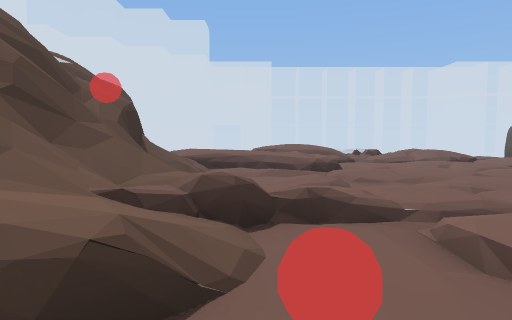
view 1 (above)

18 first-person views from a walk through a Godot game level. The camera is 1.5 m above the floor, tilts 4° down and sees 70° across. The floor is counted in squares, 2 m on a side. Each view is taken from the middle of a square. On the plan, view 1 faces up. The plan holds only what a view shows up to about 11 squares ahead; the rest is blank.

view 2
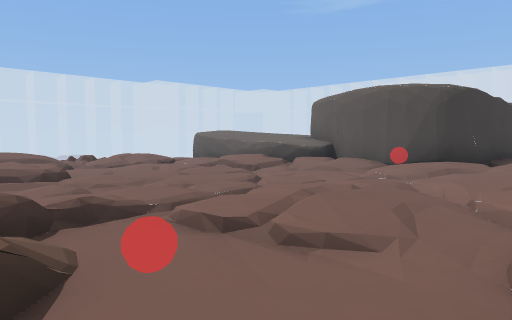

view 3
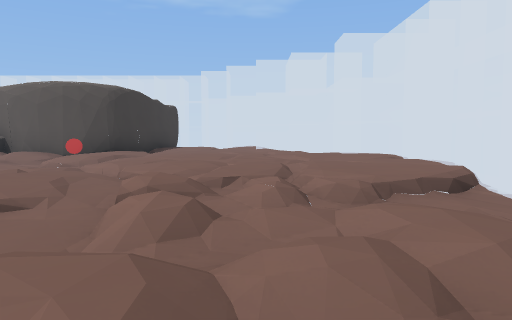

view 4
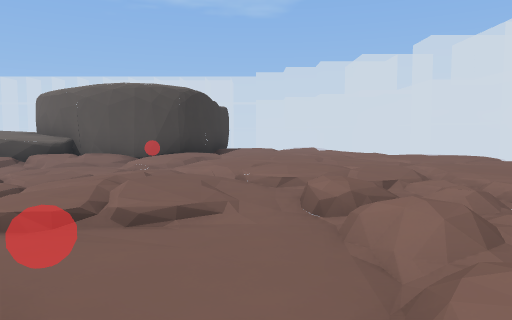

view 5
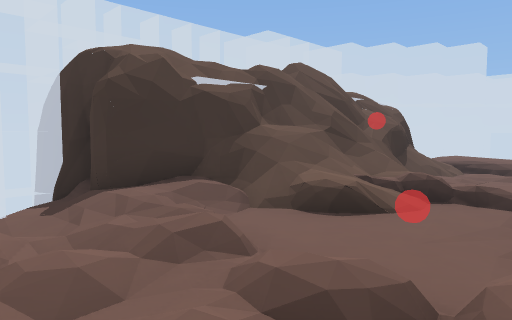

view 6
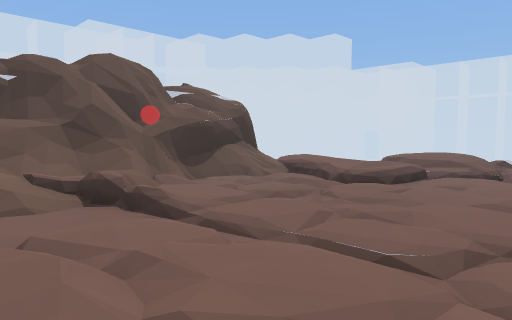

view 7
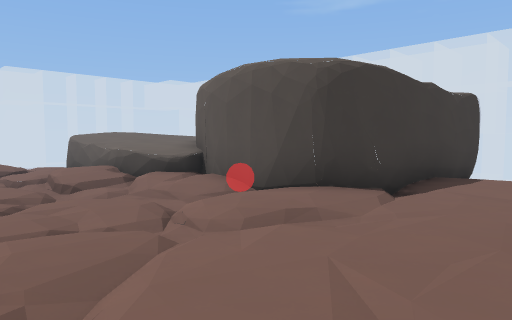

view 8
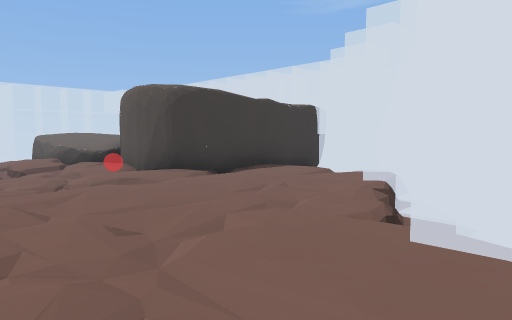

view 9
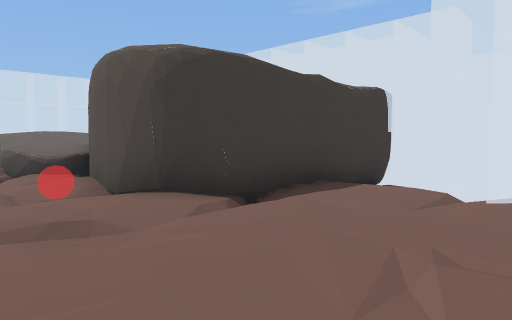

view 10
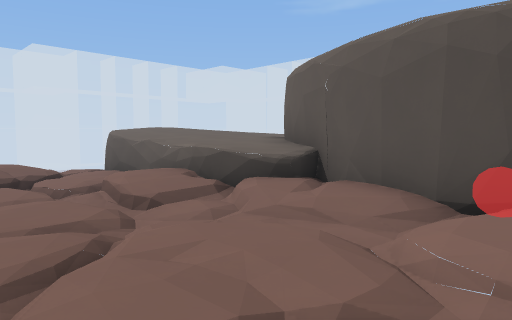

view 11
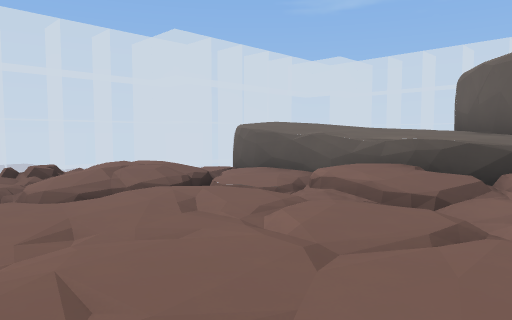

view 12
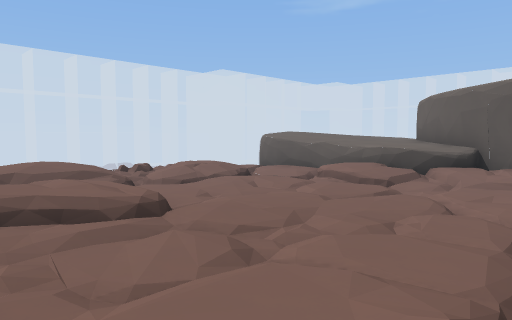

view 13
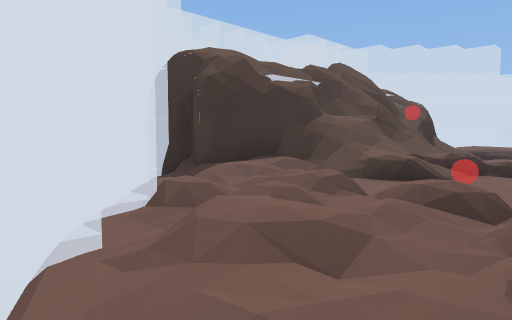

view 14
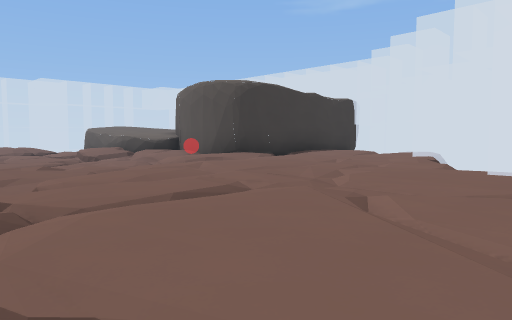

view 15
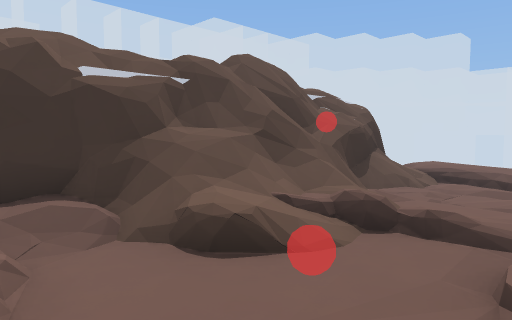

view 16
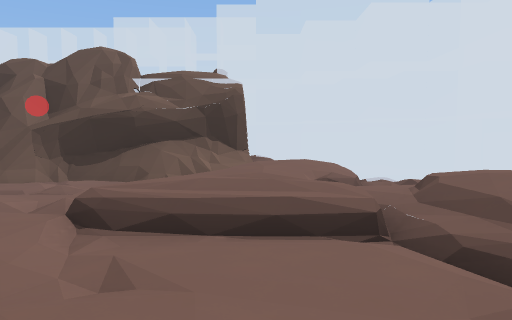

view 17
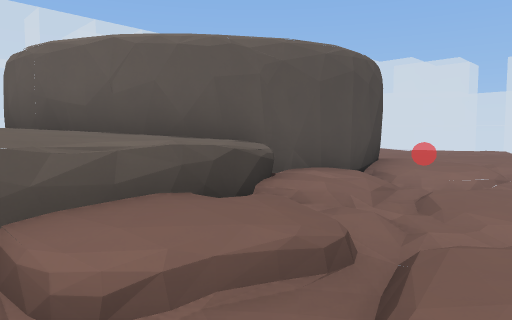

view 18
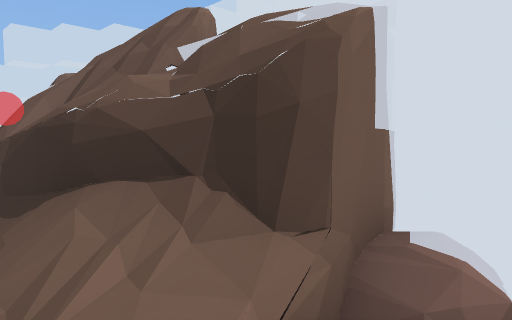

### Floor plan
Key: @ floor where view 1 was taken; # wall or solid block; x gap in a wall; . main floor; : floor 0.25 m higher than the main floor; - floor 0.25 m lower than the main floor; _ floor 0.5 m lower than the main floor; < floor 0.75 m lower than the main floor; + floor 5 m higher than the main floor; / step, stairs or slope; = window, fence, low wall or low ledge; ^ raised ledge; v drop or lower ground.
Columns run from 5 left of view 1 to 13 right of it. Each row starts with its distance up from view 1.
 13         # v
 12     v  ==_.. #
 11     _-./<... #
 10  ##.._ /_<-_ ^^^^^
  9  ##/:::/__-_#^^^^^
  8   #/__./____#^^^^^
  7  vx/_-/--_-/#^^##
  6  v=#__-____/#^##
  5  += /_______/.#
  4  v#=/---___-_.#
  3  #==.=_//-/-./#
  2 v#=//__...-_..###
  1 v##/=__-../....:###
  0 v#//_@__-/.....:v
 -1 ##../////.......v
 -2  v__-///.......:v
 -3   v /.//...:..#v
 -4    v//-/:..:
 -5      v /#:.vv

Where each view was taken, in squares from view 1:
view 1: 0 up, 0 right, facing up
view 2: 1 down, 1 left, facing up-right
view 3: 2 down, 2 left, facing right
view 4: 0 up, 2 left, facing right
view 5: 3 down, 2 right, facing up-left
view 6: 1 up, 5 right, facing up-left
view 7: 1 down, 4 right, facing up-right
view 8: 5 down, 4 right, facing up-right
view 9: 2 down, 6 right, facing up-right
view 10: 2 up, 4 right, facing up-right
view 11: 5 up, 2 right, facing up-right
view 12: 3 up, 1 left, facing up-right
view 13: 5 down, 2 right, facing up-left
view 14: 5 down, 2 right, facing up-right
view 15: 1 down, 2 right, facing up-left
view 16: 9 up, 5 right, facing left
view 17: 9 up, 5 right, facing down-right
view 18: 10 up, 1 left, facing down-left
